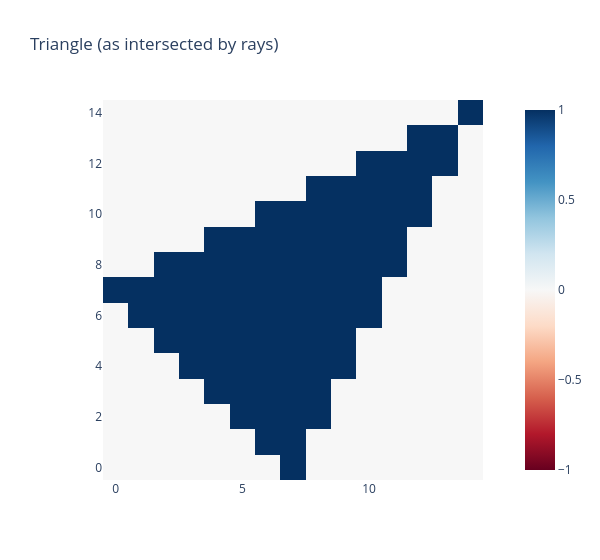

Notebook code for this chart:
### Markdown cell above
Debugging code is an extremely important thing to learn. Just like using GPT to assist your coding, it's something that can significantly speedrun your development, and stop you getting hung up on all the frustrating things!

To give you practice debugging using VSCode's built-in debugger\*, we've provided an example function below. This is an implementation of `raytrace_triangle` which has a few mistakes in it. Your task is to use the debugger to find the mistake and fix it. (Note - you're encouraged to actually use the debugger, rather than comparing it to the solution above!)

### Code cell
def raytrace_triangle_with_bug(
    rays: Float[Tensor, "nrays rayPoints=2 dims=3"],
    triangle: Float[Tensor, "trianglePoints=3 dims=3"]
) -> Bool[Tensor, " nrays"]:
    '''
    For each ray, return True if the triangle intersects that ray.
    '''
    NR = rays.size(0)

    A, B, C = einops.repeat(triangle, "pts dims -> pts NR dims", NR=NR)

    O, D = rays.unbind(1)

    mat = t.stack([- D, B - A, C - A], dim=-1)
    
    dets = t.linalg.det(mat)
    is_singular = dets.abs() < 1e-8
    mat[is_singular] = t.eye(3)

    vec = O - A

    sol = t.linalg.solve(mat, vec)
    s, u, v = sol.unbind(dim=-1)

    return ((u >= 0) & (v >= 0) & (u + v <= 1) & (s>=0) & ~is_singular)


intersects = raytrace_triangle_with_bug(rays2d, test_triangle)
img = intersects.reshape(num_pixels_y, num_pixels_z).int()
imshow(img, origin="lower", width=600, title="Triangle (as intersected by rays)")

### Figure 1 — Plotly figure (JSON) as saved in the notebook; plotly's stock layout.template omitted (floating-point values rounded to 4 significant figures; data arrays with more than 128 entries replaced by an {"elided": "..."} marker saying what was removed)
{"data": [{"coloraxis": "coloraxis", "hovertemplate": "x: %{x}<br>y: %{y}<br>color: %{z}<extra></extra>", "name": "0", "type": "heatmap", "xaxis": "x", "yaxis": "y", "z": {"elided": "15x15 int values"}}], "layout": {"coloraxis": {"cmid": 0, "colorscale": [[0, "rgb(103,0,31)"], [0.1, "rgb(178,24,43)"], [0.2, "rgb(214,96,77)"], [0.3, "rgb(244,165,130)"], [0.4, "rgb(253,219,199)"], [0.5, "rgb(247,247,247)"], [0.6, "rgb(209,229,240)"], [0.7, "rgb(146,197,222)"], [0.8, "rgb(67,147,195)"], [0.9, "rgb(33,102,172)"], [1, "rgb(5,48,97)"]]}, "title": {"text": "Triangle (as intersected by rays)"}, "width": 600, "xaxis": {"anchor": "y", "constrain": "domain", "domain": [0, 1], "scaleanchor": "y"}, "yaxis": {"anchor": "x", "autorange": true, "constrain": "domain", "domain": [0, 1]}}}
